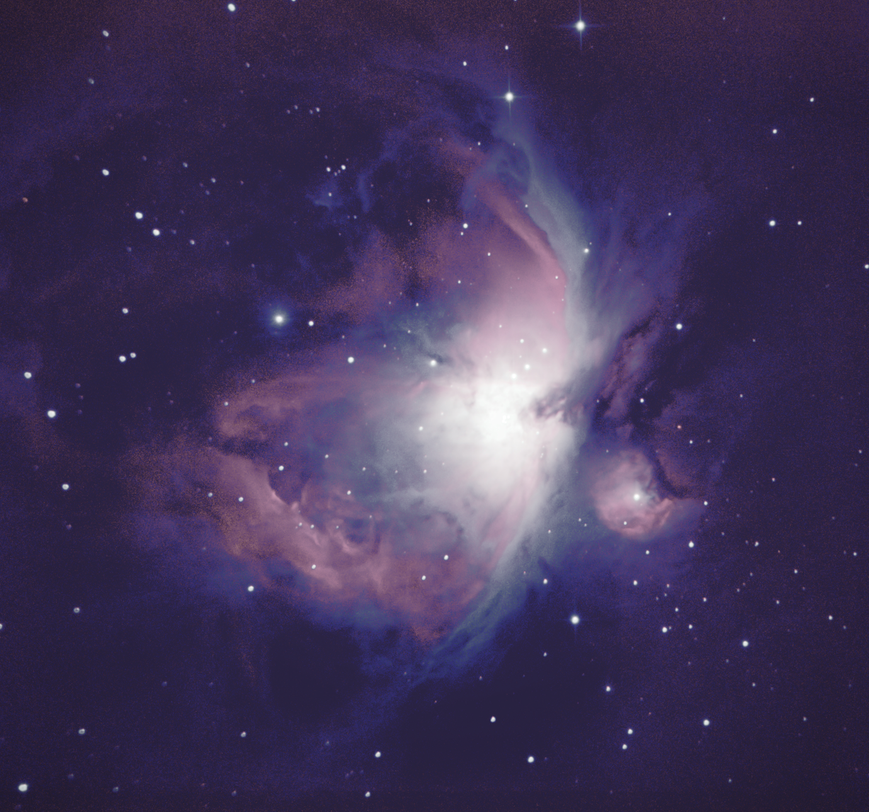
#> input picture images/m31.png, 869 x 812 px, shrunk from 1380 x 1289 before the run, found by its file name
$ python goida2.py
#> lines starting #> are read from the running program, lines starting #| are printed output that depends on the picture
from PIL import Image
from super_image import EdsrModel, ImageLoader

path_to_image = 'processed_images\m31.png'
image = Image.open(path_to_image).convert('L')  # Преобразование изображения в черно-белое
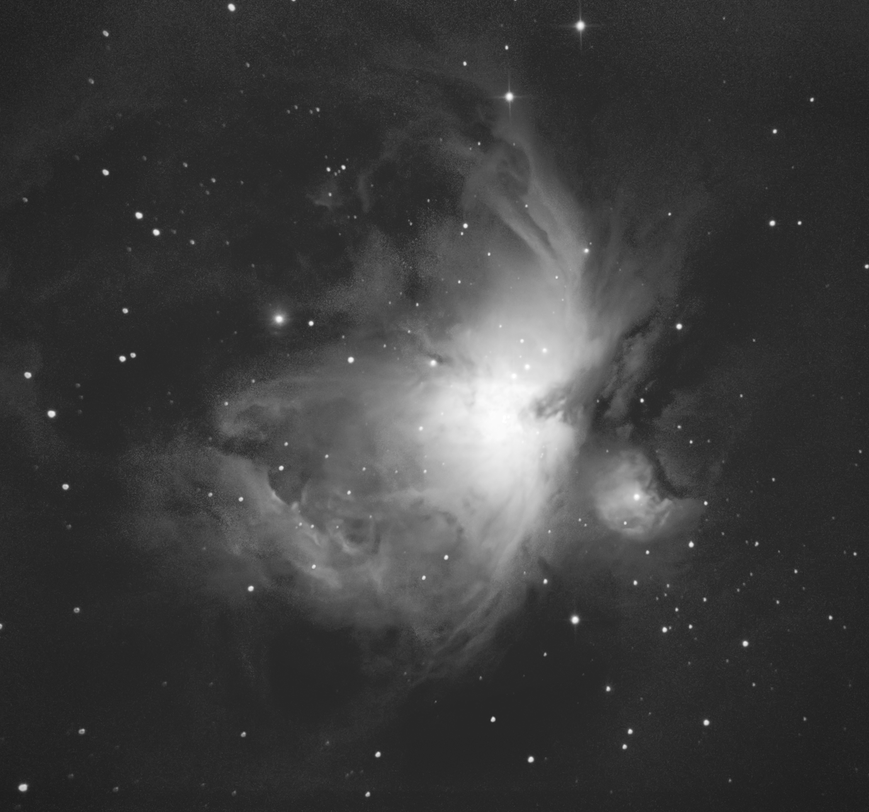
#> image: PIL image 869x812 L; min 29, max 255, mean 61
# print(image.size)

#> (the run stopped early here; a loop or call above may not have finished)

$ run again, with images/elb.jpg saved as images/m31.png
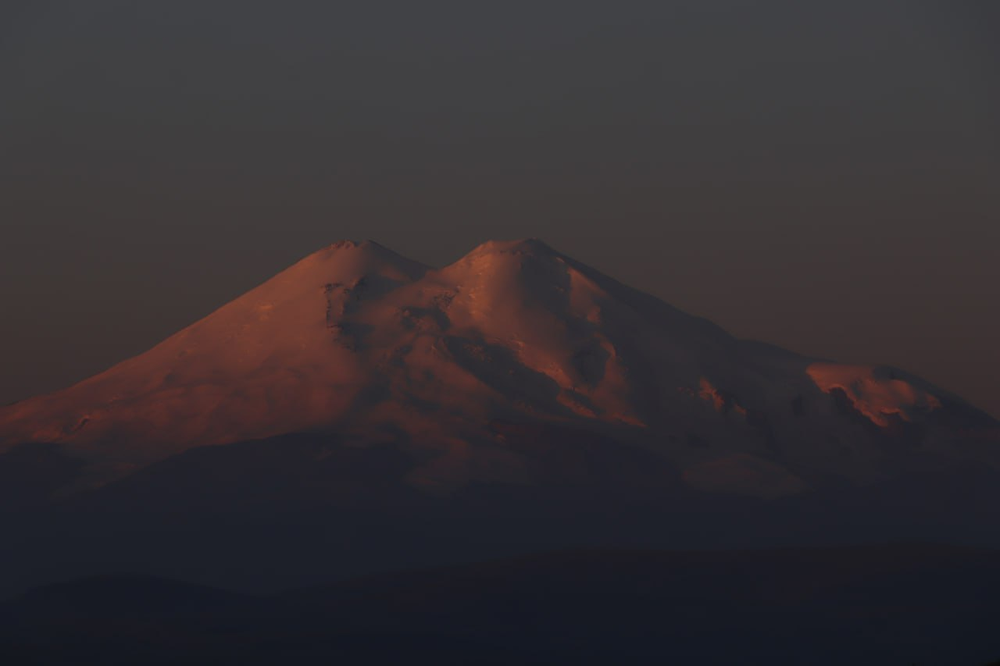
#> input picture images/elb.jpg, 1000 x 666 px, shrunk from 1280 x 853 before the run, found by its file name
#> `image = Image.open(path_to_image).convert('L')`:
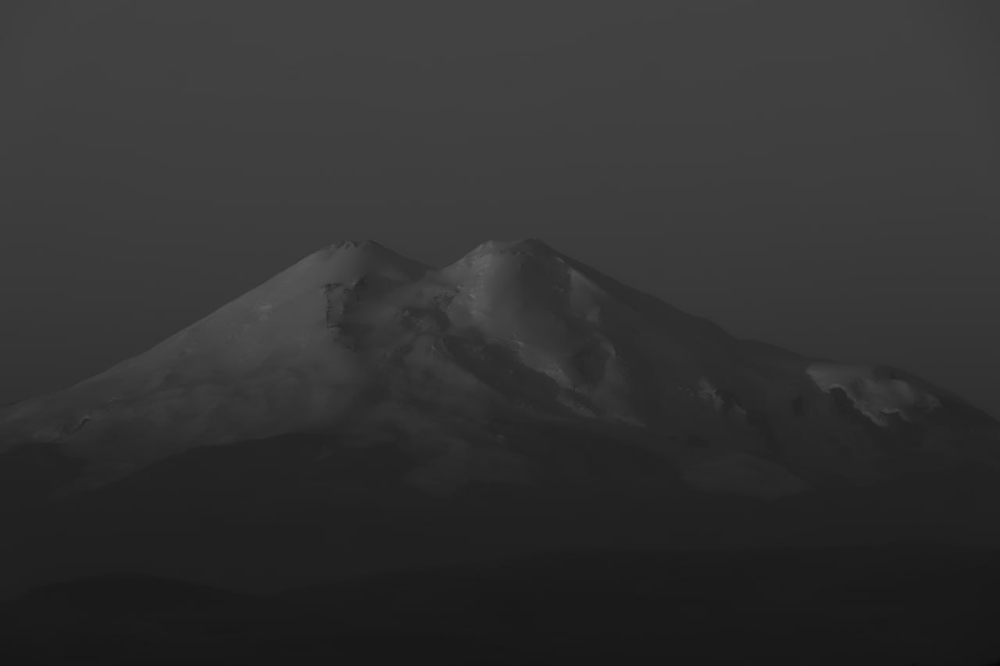
#> image: PIL image 1000x666 L; min 10, max 103, mean 49.4
